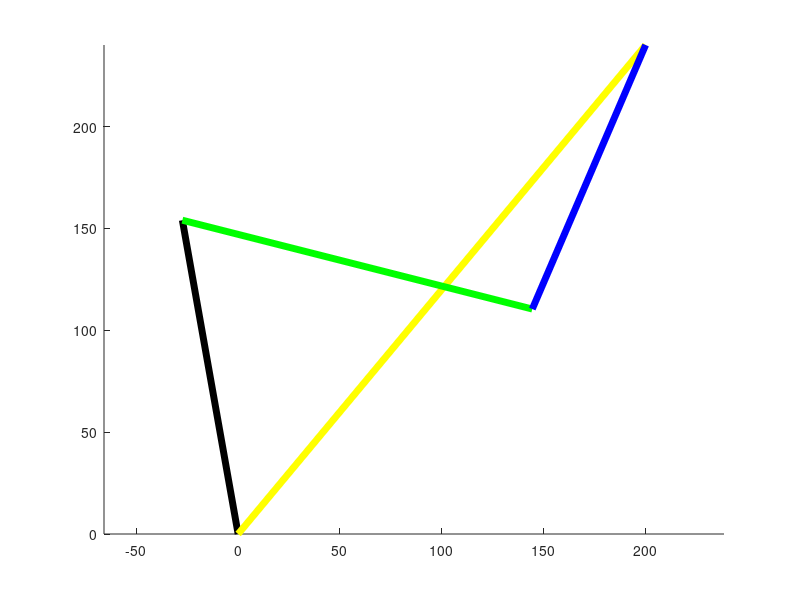

Write MATLAB code to recreate this figure.
%Inverse Kinematics Calculation for Luca Robotic arm
%Author: Luca Obwegs
%Verison: 0.0
clc; clear All;
close All;

%syms phi1 phi2 phi3 phi4 phi5 phi6 %rotation angles
%syms d a c f h i %translations
%d = 154; a = 27.36; c = 177.18; f = 3.47; h = 140.98; i = 10;


%Calculate the tranformation from TCP to world matrix using denavit hartenberg:
%T_bruch = getTz(phi1, d)*getTx(pi/2, -a)*getTz(phi2, 0)*getTx(0,c)...
%    *getTz((pi/2-phi3),0)*getTx(-pi/2,f)*getTz(phi4,h)*getTx(pi/2,0)...
%    *getTz(phi5,0)*getTx(-pi/2,0)*getTz((pi/2+phi6), i)*getTx(90,0);

%T_gk = vpa(T_bruch, digits);

%to calculate the inverse kinematics of a 6dof robotic arm, we need to
%divide our robot into 2 parts, Part1: joint 1 2 3 (responsible for positioning)
%Part2: joint 4 5 6 (responsible for rotation)

%Inverse kinematics of Part1 Joint 1 2 3 to get T03
%T03 = vpa(simplify(getTz(phi1, d)*getTx(pi/2, -a)*getTz(phi2, 0)*getTx(0,c)...
%    *getTz((pi/2-phi3),0)*getTx(-pi/2,f)*getTz(0,h)), 4)

%T03 = [[-sin(phi2 - phi3)*cos(phi1), -sin(phi1), -cos(phi2 - phi3)*cos(phi1), -cos(phi1)*(a - c*cos(phi2) + h*cos(phi2 - phi3) + f*sin(phi2 - phi3))]
%       [-sin(phi2 - phi3)*sin(phi1),  cos(phi1), -cos(phi2 - phi3)*sin(phi1), -sin(phi1)*(a - c*cos(phi2) + h*cos(phi2 - phi3) + f*sin(phi2 - phi3))]
%       [           cos(phi2 - phi3),          0,           -sin(phi2 - phi3),              d + c*sin(phi2) + f*cos(phi2 - phi3) - h*sin(phi2 - phi3)]
%       [                          0,          0,                           0,                                                                      1]];
yt = -200; zt = 200;
x0 = 0; y0 = 0; z0 = 0;
p3 = [yt;zt]';
p0 = [y0;z0]';
a=27.36; d=154; c = 177.18; f = 3.47; h = 140.98;

m = sqrt(h^2+f^2);
phi3 = pi - acos((c^2 - (a + yt)^2 + m^2 - (d - zt)^2)/(2*c*m));
phi2 = -atan((sin(phi3)*m)/(c + cos(phi3)*m)) - atan((d - zt)/(a + yt));

if(phi2<0 && yt<10)
    phi2 = phi2+pi;
end

%vectors
v02 = [-a; d];
v23 = [c*cos(phi2); c*sin(phi2)];
v34 = [m*cos(phi3+phi2); m*sin(phi3+phi2)];
v = v02+v23+v34;

%plot
fh = figure(); hold on; axis equal;
plot([0 v02(1)],[0 v02(2)],'LineWidth',5, 'Color', 'black');
xc = [v02(1) v02(1)+v23(1)];
yc = [v02(2) v02(2)+v23(2)];
xd = [v02(1)+v23(1) v02(1)+v23(1)+v34(1)];
yd = [v02(2)+v23(2) v02(2)+v23(2)+v34(2)];
x0 = [0 yt];
y0 = [0 zt];
B = plot(x0,y0,'LineWidth',5, 'Color', 'yellow');
C = plot(xc,yc,'LineWidth',5, 'Color', 'green');
D = plot(xd,yd,'LineWidth',5, 'Color', 'blue');
set(B, 'XDataSource', 'x0', 'YDataSource', 'y0')
set(C, 'XDataSource', 'xc', 'YDataSource', 'yc')
set(D, 'XDataSource', 'xd', 'YDataSource', 'yd')
refreshdata(fh, 'caller');


for i=1:1:400
    yt = yt+1;
    zt = zt+0.1;
    x0 = [0 yt];
    y0 = [0 zt];
    phi3 = pi - acos((c^2 - (a + yt)^2 + m^2 - (d - zt)^2)/(2*c*m));
    phi2 = -atan((sin(phi3)*m)/(c + cos(phi3)*m)) - atan((d - zt)/(a + yt));
    
    if(phi2<0 && yt<10)
        phi2 = phi2+pi;
    end
    
    %vectors
    v23 = [c*cos(phi2); c*sin(phi2)];
    v34 = [m*cos(phi3+phi2); m*sin(phi3+phi2)];

    xc = [v02(1) v02(1)+v23(1)];
    yc = [v02(2) v02(2)+v23(2)];
    xd = [v02(1)+v23(1) v02(1)+v23(1)+v34(1)];
    yd = [v02(2)+v23(2) v02(2)+v23(2)+v34(2)];
    
    %plot
    refreshdata(fh, 'caller');
    pause(0.001)
end
